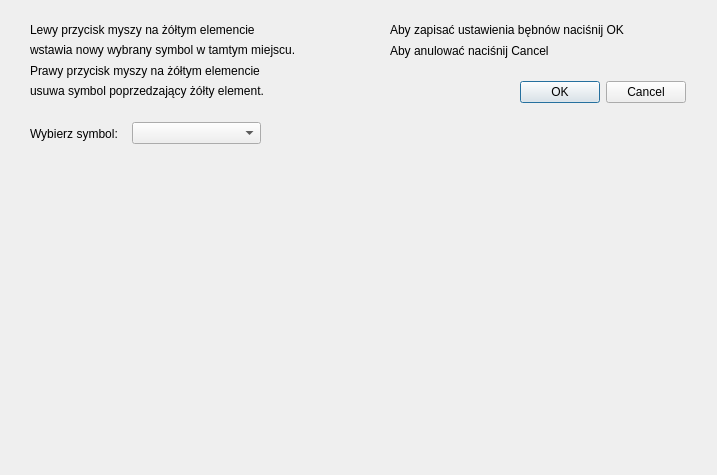
<?xml version="1.0" encoding="UTF-8"?>
<ui version="4.0">
 <class>ReelSettingForm</class>
 <widget class="QWidget" name="ReelSettingForm">
  <property name="geometry">
   <rect>
    <x>0</x>
    <y>0</y>
    <width>717</width>
    <height>475</height>
   </rect>
  </property>
  <property name="windowTitle">
   <string>Ustawianie bębnów</string>
  </property>
  <widget class="QWidget" name="layoutWidget">
   <property name="geometry">
    <rect>
     <x>30</x>
     <y>120</y>
     <width>231</width>
     <height>27</height>
    </rect>
   </property>
   <layout class="QHBoxLayout" name="horizontalLayout">
    <property name="spacing">
     <number>0</number>
    </property>
    <item>
     <widget class="QLabel" name="label">
      <property name="sizePolicy">
       <sizepolicy hsizetype="Fixed" vsizetype="Preferred">
        <horstretch>0</horstretch>
        <verstretch>0</verstretch>
       </sizepolicy>
      </property>
      <property name="text">
       <string>Wybierz symbol:    </string>
      </property>
     </widget>
    </item>
    <item>
     <widget class="QComboBox" name="symbolComboBox"/>
    </item>
   </layout>
  </widget>
  <widget class="QFrame" name="frame_2">
   <property name="geometry">
    <rect>
     <x>30</x>
     <y>20</y>
     <width>341</width>
     <height>81</height>
    </rect>
   </property>
   <property name="frameShape">
    <enum>QFrame::NoFrame</enum>
   </property>
   <property name="frameShadow">
    <enum>QFrame::Raised</enum>
   </property>
   <layout class="QGridLayout" name="gridLayout">
    <property name="leftMargin">
     <number>0</number>
    </property>
    <property name="topMargin">
     <number>0</number>
    </property>
    <property name="rightMargin">
     <number>0</number>
    </property>
    <property name="bottomMargin">
     <number>0</number>
    </property>
    <property name="spacing">
     <number>0</number>
    </property>
    <item row="0" column="0">
     <layout class="QVBoxLayout" name="verticalLayout">
      <property name="spacing">
       <number>0</number>
      </property>
      <item>
       <widget class="QLabel" name="label_36">
        <property name="locale">
         <locale language="Polish" country="Poland"/>
        </property>
        <property name="text">
         <string>&lt;html&gt;&lt;head/&gt;&lt;body&gt;&lt;p&gt;Lewy przycisk myszy na żółtym elemencie&lt;/p&gt;&lt;/body&gt;&lt;/html&gt;</string>
        </property>
       </widget>
      </item>
      <item>
       <widget class="QLabel" name="label_38">
        <property name="locale">
         <locale language="Polish" country="Poland"/>
        </property>
        <property name="text">
         <string>&lt;html&gt;&lt;head/&gt;&lt;body&gt;&lt;p&gt;wstawia nowy wybrany symbol w tamtym miejscu.&lt;/p&gt;&lt;/body&gt;&lt;/html&gt;</string>
        </property>
       </widget>
      </item>
      <item>
       <widget class="QLabel" name="label_39">
        <property name="locale">
         <locale language="Polish" country="Poland"/>
        </property>
        <property name="text">
         <string>Prawy przycisk myszy na żółtym elemencie</string>
        </property>
       </widget>
      </item>
      <item>
       <widget class="QLabel" name="label_37">
        <property name="locale">
         <locale language="Polish" country="Poland"/>
        </property>
        <property name="text">
         <string>&lt;html&gt;&lt;head/&gt;&lt;body&gt;&lt;p&gt;usuwa symbol poprzedzający żółty element.&lt;/p&gt;&lt;/body&gt;&lt;/html&gt;</string>
        </property>
       </widget>
      </item>
     </layout>
    </item>
   </layout>
  </widget>
  <widget class="QDialogButtonBox" name="buttonBox">
   <property name="geometry">
    <rect>
     <x>520</x>
     <y>80</y>
     <width>166</width>
     <height>25</height>
    </rect>
   </property>
   <property name="standardButtons">
    <set>QDialogButtonBox::Cancel|QDialogButtonBox::Ok</set>
   </property>
  </widget>
  <widget class="QFrame" name="frame_3">
   <property name="geometry">
    <rect>
     <x>390</x>
     <y>20</y>
     <width>301</width>
     <height>41</height>
    </rect>
   </property>
   <property name="frameShape">
    <enum>QFrame::NoFrame</enum>
   </property>
   <property name="frameShadow">
    <enum>QFrame::Raised</enum>
   </property>
   <layout class="QGridLayout" name="gridLayout_2">
    <property name="leftMargin">
     <number>0</number>
    </property>
    <property name="topMargin">
     <number>0</number>
    </property>
    <property name="rightMargin">
     <number>0</number>
    </property>
    <property name="bottomMargin">
     <number>0</number>
    </property>
    <property name="spacing">
     <number>0</number>
    </property>
    <item row="0" column="0">
     <layout class="QVBoxLayout" name="verticalLayout_2">
      <property name="spacing">
       <number>0</number>
      </property>
      <item>
       <widget class="QLabel" name="label_40">
        <property name="locale">
         <locale language="Polish" country="Poland"/>
        </property>
        <property name="text">
         <string>&lt;html&gt;&lt;head/&gt;&lt;body&gt;&lt;p&gt;Aby zapisać ustawienia bębnów naciśnij OK&lt;/p&gt;&lt;/body&gt;&lt;/html&gt;</string>
        </property>
       </widget>
      </item>
      <item>
       <widget class="QLabel" name="label_41">
        <property name="locale">
         <locale language="Polish" country="Poland"/>
        </property>
        <property name="text">
         <string>&lt;html&gt;&lt;head/&gt;&lt;body&gt;&lt;p&gt;Aby anulować naciśnij Cancel&lt;/p&gt;&lt;/body&gt;&lt;/html&gt;</string>
        </property>
       </widget>
      </item>
     </layout>
    </item>
   </layout>
  </widget>
 </widget>
 <resources/>
 <connections/>
</ui>
